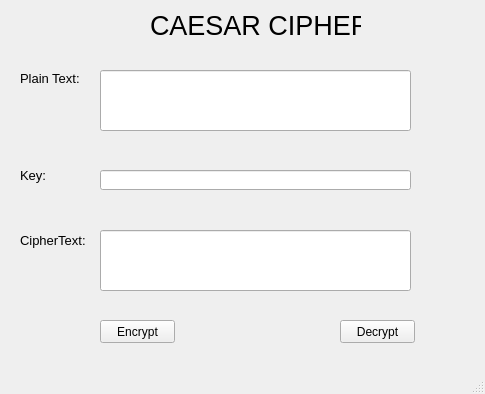
<?xml version="1.0" encoding="UTF-8"?>
<ui version="4.0">
 <class>MainWindow</class>
 <widget class="QMainWindow" name="MainWindow">
  <property name="geometry">
   <rect>
    <x>0</x>
    <y>0</y>
    <width>485</width>
    <height>394</height>
   </rect>
  </property>
  <property name="windowTitle">
   <string>MainWindow</string>
  </property>
  <widget class="QWidget" name="centralwidget">
   <widget class="QPushButton" name="btn_encrypt">
    <property name="geometry">
     <rect>
      <x>100</x>
      <y>320</y>
      <width>75</width>
      <height>23</height>
     </rect>
    </property>
    <property name="text">
     <string>Encrypt</string>
    </property>
   </widget>
   <widget class="QLabel" name="label">
    <property name="geometry">
     <rect>
      <x>20</x>
      <y>70</y>
      <width>61</width>
      <height>16</height>
     </rect>
    </property>
    <property name="font">
     <font>
      <pointsize>10</pointsize>
     </font>
    </property>
    <property name="text">
     <string>Plain Text:</string>
    </property>
   </widget>
   <widget class="QLabel" name="label_2">
    <property name="geometry">
     <rect>
      <x>20</x>
      <y>160</y>
      <width>41</width>
      <height>31</height>
     </rect>
    </property>
    <property name="font">
     <font>
      <pointsize>10</pointsize>
     </font>
    </property>
    <property name="text">
     <string>Key:</string>
    </property>
   </widget>
   <widget class="QLabel" name="label_3">
    <property name="geometry">
     <rect>
      <x>20</x>
      <y>230</y>
      <width>71</width>
      <height>21</height>
     </rect>
    </property>
    <property name="font">
     <font>
      <pointsize>10</pointsize>
     </font>
    </property>
    <property name="text">
     <string>CipherText:</string>
    </property>
   </widget>
   <widget class="QPushButton" name="btn_decrypt">
    <property name="geometry">
     <rect>
      <x>340</x>
      <y>320</y>
      <width>75</width>
      <height>23</height>
     </rect>
    </property>
    <property name="text">
     <string>Decrypt</string>
    </property>
   </widget>
   <widget class="QLineEdit" name="txt_plain_text">
    <property name="geometry">
     <rect>
      <x>100</x>
      <y>70</y>
      <width>311</width>
      <height>61</height>
     </rect>
    </property>
   </widget>
   <widget class="QLineEdit" name="txt_key">
    <property name="geometry">
     <rect>
      <x>100</x>
      <y>170</y>
      <width>311</width>
      <height>20</height>
     </rect>
    </property>
   </widget>
   <widget class="QLineEdit" name="txt_cipher_text">
    <property name="geometry">
     <rect>
      <x>100</x>
      <y>230</y>
      <width>311</width>
      <height>61</height>
     </rect>
    </property>
   </widget>
   <widget class="QLabel" name="label_5">
    <property name="geometry">
     <rect>
      <x>150</x>
      <y>10</y>
      <width>211</width>
      <height>31</height>
     </rect>
    </property>
    <property name="font">
     <font>
      <pointsize>20</pointsize>
     </font>
    </property>
    <property name="text">
     <string>CAESAR CIPHER</string>
    </property>
   </widget>
  </widget>
  <widget class="QMenuBar" name="menubar">
   <property name="geometry">
    <rect>
     <x>0</x>
     <y>0</y>
     <width>485</width>
     <height>21</height>
    </rect>
   </property>
  </widget>
  <widget class="QStatusBar" name="statusbar"/>
 </widget>
 <resources/>
 <connections/>
</ui>
